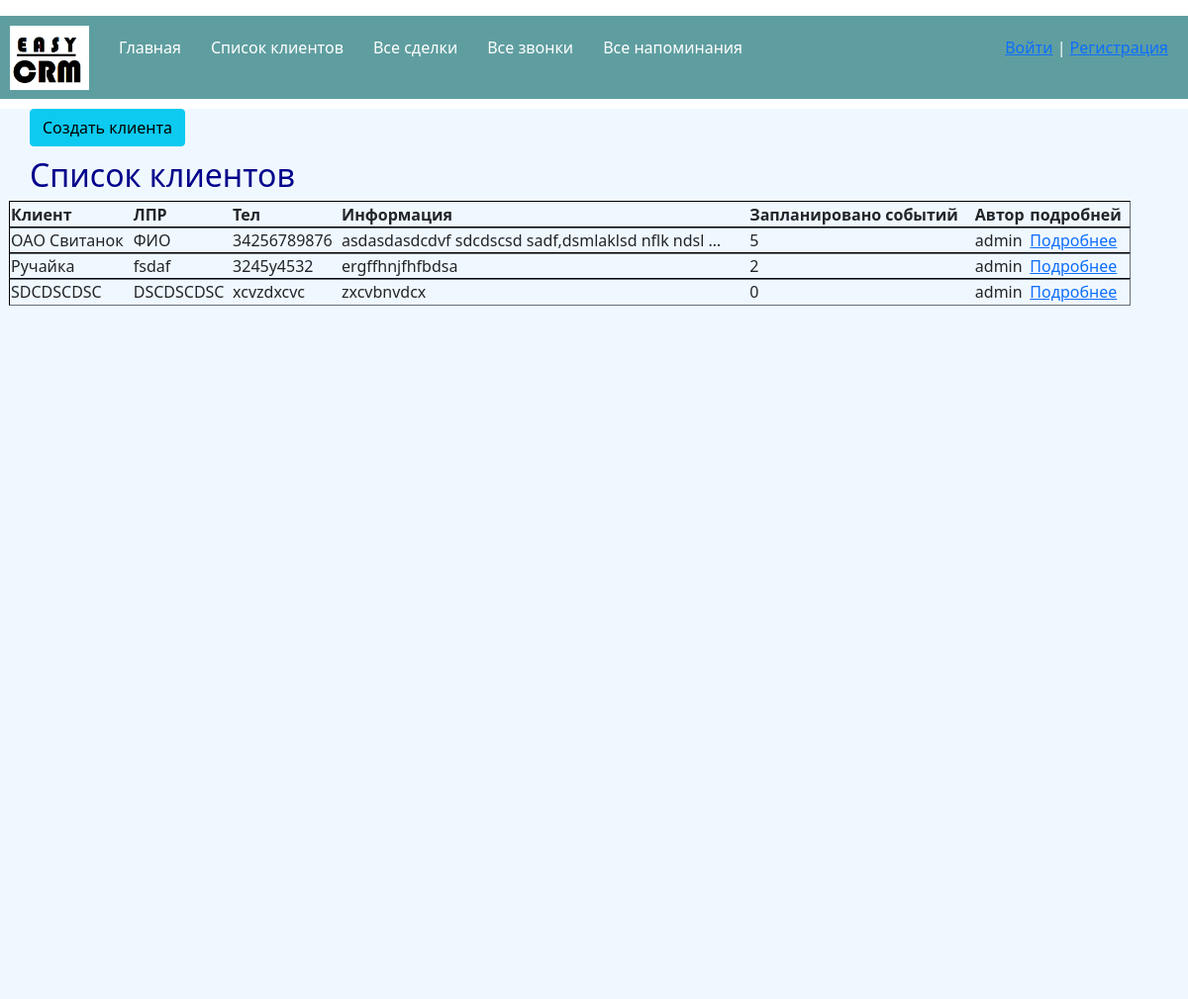
/list_clients, run on an earlier commit of the app's database.
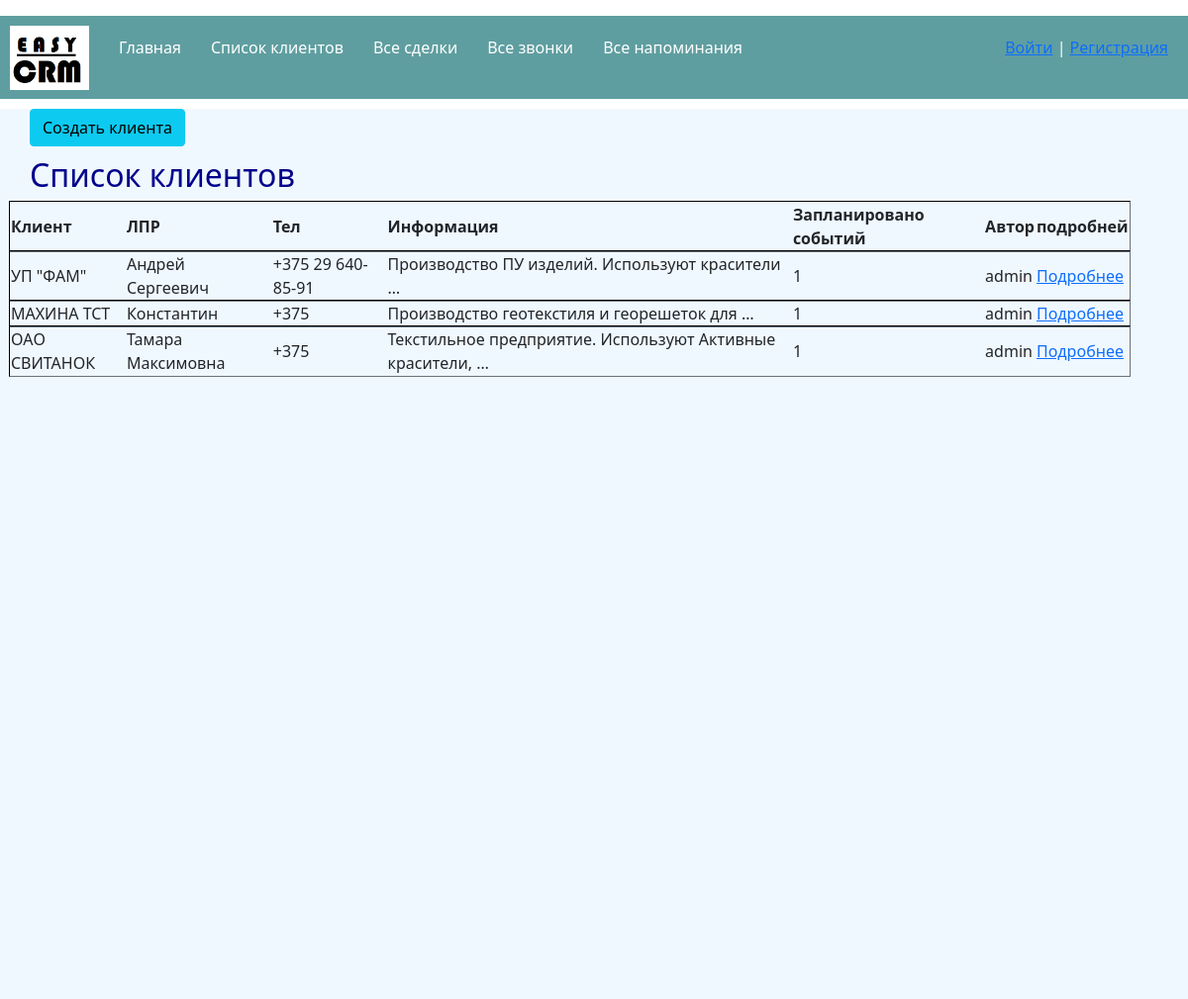
And on a later commit of the database.
### crm/models.py (models this page shows, shortened)
class Client(models.Model):
    client_name = models.CharField('Название клиента', max_length=100)
    lpr = models.CharField('ФИО ЛПР-а', max_length=150)
    position = models.CharField('Должность', max_length=100)
    tel_number = models.CharField('Телефон', max_length=100)
    email = models.EmailField('Е-мэил', blank=True)
    adress = models.CharField('Адрес', max_length=255)
    commentary = models.TextField('Коментарии')
    publish = models.DateTimeField('Дата создания', default=timezone.now)
    author = models.ForeignKey(User, on_delete=models.CASCADE,
                               related_name='user_clients')

### crm/views.py (the view)
# urls.py: path('list_clients', views.list_clients, name='list_clients'),
def list_clients(request):
    clients = models.Client.objects.all()
    return render(request, 'crm/list_clients.html', {'clients': clients})

### crm/templates/crm/list_clients.html (shortened to what this page needs)
{% extends 'crm/base_two.html' %}
{% block content  %}
    <ul1>
    <a href="{% url 'create_client' %}"><li><button class="btn btn-info" type="submit">Создать клиента</button></li></a>
    </ul1>
    <br>
    <br>
    <h2> Список клиентов</h2>
        <table class="table2">
    <tbody>
    <tr class="line">
        <th>Клиент</th>
        <th>ЛПР</th>
        <th>Тел</th>
        <th>Информация</th>
        <th>Запланировано событий</th>
        <th>Автор</th>
        <th>подробней</th>
    </tr>
    {% for el in clients %}
        <tr class="line">
            <td>{{ el.client_name }}</td>
            <td>{{ el.lpr }}</td>
            <td>{{ el.tel_number}}</td>
            <td>{{ el.commentary | truncatewords:5 }}</td>
            <td>{{ el.reminders.count }}</td>
            <td>{{ el.author }}</td>
        <td><a href="{% url 'detailed_client' el.id %}"> Подробнее </a></td>
        </tr>
    {% endfor %}
    </tbody>
    </table>
{% endblock %}

What changed in the data, as far as the page shows it:
removed Client: client_name "ОАО Свитанок", lpr "ФИО", tel_number "34256789876", commentary "asdasdasdcdvf sdcdscsd sadf,dsmlaklsd nflk ndsl …", reminders.count "5", author "admin"
removed Client: client_name "Ручайка", lpr "fsdaf", tel_number "3245y4532", commentary "ergffhnjfhfbdsa", reminders.count "2", author "admin"
removed Client: client_name "SDCDSCDSC", lpr "DSCDSCDSC", tel_number "xcvzdxcvc", commentary "zxcvbnvdcx", reminders.count "0", author "admin"
added Client: client_name "УП \"ФАМ\"", lpr "Андрей Сергеевич", tel_number "+375 29 640-85-91", commentary "Производство ПУ изделий. Используют красители …", reminders.count "1", author "admin"
added Client: client_name "МАХИНА ТСТ", lpr "Константин", tel_number "+375", commentary "Производство геотекстиля и георешеток для …", reminders.count "1", author "admin"
added Client: client_name "ОАО СВИТАНОК", lpr "Тамара Максимовна", tel_number "+375", commentary "Текстильное предприятие. Используют Активные красители, …", reminders.count "1", author "admin"
